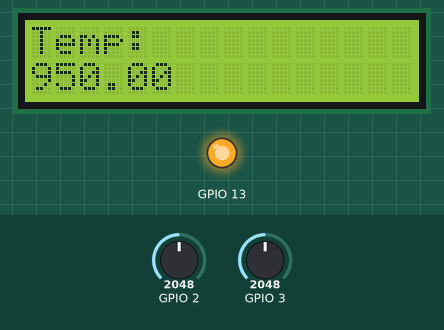
This sketch was run on a simulated ESP32-S3. Parts: 16×2 character LCD, output pins drawn as LEDs (lit = HIGH). The inputs (shaded band) are chosen by the test bench; at power-on: GPIO 2 = 2048, GPIO 3 = 2048. WiFi joins after 1.5 s; servers stay silent unless stated; what the sketch prints to the serial monitor is not drawn.

Above: at 15.7 s.
At 28.0 s:
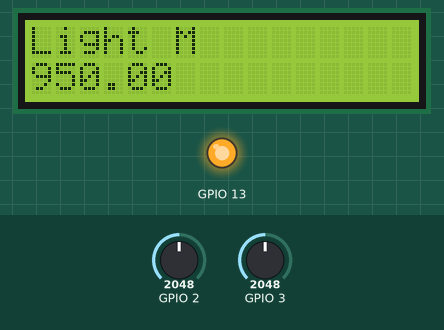

Measured:
- what the display in image 0 shows lasts 12.3 s, from 15.7 s to 28.0 s
- what the display in image 1 shows lasts 14.0 s, from 28.0 s to 42.0 s

The sketch:

Assignment_V4__Final_.ino
```cpp
#include <WiFiClient.h>
#include <WiFiUdp.h>
#include <WiFi.h>
#include <WiFiServer.h>

#include <ThingSpeak.h>
#include <LiquidCrystal.h>

#define dht_dpin A0 // THIS NEXT PINS CAN BE CHANGED IF NEEDED.


LiquidCrystal lcd(8, 9, 4, 5, 6, 7);
// define some values used by the panel and buttons
int lcd_key = 0;
int adc_key_in = 0;
#define btnRIGHT 0
#define btnUP 1
#define btnDOWN 2
#define btnLEFT 3
#define btnSELECT 4
#define btnNONE 5

// These constants won't change:
 float  sensorPin = A1;    // pin that the sensor is attached to
const int ledPin = 7;        // pin that the LED is attached to
float celsius = 0;
float fahrenheit = 0;

//Wifi channel and Key ID
const unsigned long channel_id = 885680;
const char write_api_key[] = "I74RF2Q0K2ABXNDG";

//Login and Password
char ssid[] = "cs";
const char password[] = "gkmrxuW6";

WiFiClient client;

void setup() {
//wifi connection
  Serial.begin(9600);
  delay(100);

  Serial.print("Connecting to  ");
  lcd.println("Connecting      ");
  Serial.print(ssid);

//boot up wifi
 WiFi.begin (ssid, password);
 while ( WiFi.status() != WL_CONNECTED ) {
  delay(500);
  Serial.print(".");
 }
 //if connection found
Serial.println();
Serial.println("Connected!");
lcd.println("Connected!");

ThingSpeak.begin(client);


  // turn on LED to signal the start of the calibration period:
  pinMode(13, OUTPUT);
  digitalWrite(13, HIGH);

//pinMode(photocell, INPUT); // we will be reading the photocell pin
  Serial.begin(9600); // starts serial communication at 9,600 baud (the rate)


  pinMode(ledPin, OUTPUT);        // Makes the pin 13 output
  digitalWrite(ledPin, LOW);       // Turn off the board led attached to pin 13 off.
  lcd.begin(16, 2);               // Starts the LCD
  lcd.clear();                    // Clears the LCD
  lcd.display();                  // Turns the LCD on
  lcd.print("Light M");
    }//end "setup()"


void findTemps()
{
float voltage = 0;
float sensor = 0;
sensor = analogRead(A2);
voltage = (sensor * 5000) / 1024; // convert the raw sensor value to millivolts
voltage = voltage - 500; // remove the voltage offset
celsius = voltage / 10; // convert millivolts to Celsius
}

void displayTemps()
{
Serial.print("Temperature is ");
Serial.print(celsius, 2);
Serial.println(" deg. C / ");
}


void loop() {
  // read the sensor:

  float sensor_light = analogRead(A1);
float voltage_light = (sensor_light * 5000) / 1024;
float voltage = voltage_light - 500;
float light_data = voltage/ 10;

  lcd.setCursor(0, 0);            // Puts the cursor on the first digit of the first lineline
  lcd.println("Light M         ");  // Writes the first line
  lcd.setCursor(0, 1);            // Puts the cursor on the first digit of the second line
  lcd.print(light_data);    // Writes the second line
  delay(2000);      // Wait rest of 2000ms recommended delay before accessing sensor
  Serial.println(" Light");
  Serial.print(light_data);

Serial.println("Posting " + String(light_data ) + " to ThingSpeak");
ThingSpeak.setField(1, String(light_data));

delay(10000);


  findTemps();
displayTemps();
delay(2000);
lcd.setCursor(0, 0);            // Puts the cursor on the first digit of the first lineline
  lcd.println("Temp:         ");  // Writes the first line
  lcd.setCursor(0, 1);            // Puts the cursor on the first digit of the second line
  lcd.print(celsius );    // Writes the second line
  delay(2000);      // Wait rest of 2000ms recommended delay before accessing sensor

  Serial.println("Posting " + String(celsius) + " to ThingSpeak");
ThingSpeak.setField(2, String(celsius));

ThingSpeak.writeFields(channel_id, write_api_key);

delay(10000);
}
```
